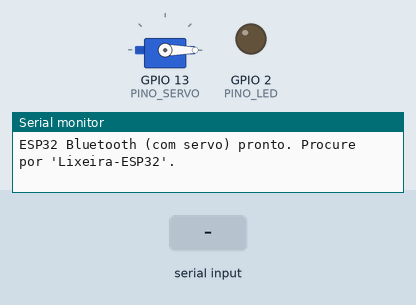
This sketch was run on a simulated ESP32. Parts: servo, output pins drawn as LEDs (lit = HIGH), the last lines printed to the serial monitor. Inputs (shaded band) come from the test bench. Nothing arrives over Bluetooth unless stated.

Above: at 1.2 s.
1.3 s: "ABRIR\n" received over the second serial link
At 1.9 s:
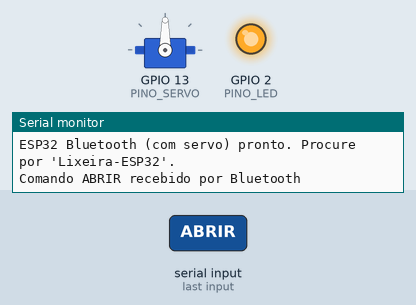
Timing chart, 0 to 4.3 s (numbered marks = the images above; inputs shaded):
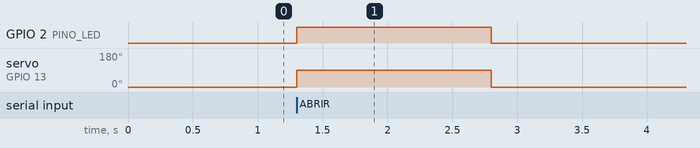

The sketch:

esp32_bluetooth_com_servo.ino
```cpp
/*
  ESP32 - BLUETOOTH - MODO FINAL (COM SERVO MOTOR)

  Igual ao esp32_com_servo, mas recebe o comando por BLUETOOTH em vez do
  cabo USB. Use quando o servo ja estiver ligado e a lixeira for portatil.

  O que faz:
  - Cria um dispositivo Bluetooth chamado "Lixeira-ESP32"
  - Quando recebe uma linha que comeca com "ABRIR", move o servo para
    "abrir" por 1,5 segundo e volta para "fechado". O LED acende junto.
  - Responde "OK: compartimento acionado" por Bluetooth

  Ligacao do servo SG90 (3 fios):
  - Fio marrom/preto    -> GND do ESP32
  - Fio vermelho        -> 5V (pino VIN) do ESP32
  - Fio laranja/amarelo -> GPIO 13 (sinal; troque PINO_SERVO se usar outro)
  Com power bank, o servo costuma funcionar bem; se o ESP32 reiniciar ao
  mexer o servo, use uma fonte de 5V mais forte (GND em comum).

  Biblioteca necessaria (Ferramentas > Gerenciar Bibliotecas):
  - ESP32Servo (autor: Kevin Harrington)

  IMPORTANTE:
  - Funciona so no ESP32 "classico". Os modelos S2, S3 e C3 NAO tem esse
    tipo de Bluetooth.
  - Se der erro "Sketch too big": Ferramentas > Partition Scheme >
    "Huge APP (3MB No OTA/1MB SPIFFS)".

  Como gravar e como parear no Windows: veja o cabecalho do arquivo
  esp32_bluetooth_teste_led.ino (os passos sao os mesmos).

  Observacao: o .ino precisa ficar dentro de uma pasta com o mesmo nome
  (esp32_bluetooth_com_servo).
*/

#include "BluetoothSerial.h"
#include <ESP32Servo.h>

#if !defined(CONFIG_BT_ENABLED) || !defined(CONFIG_BLUEDROID_ENABLED)
#error "Bluetooth nao esta habilitado nesta placa. Use um ESP32 classico (Dev Module)."
#endif

BluetoothSerial SerialBT;
Servo servoCompartimento;

const int PINO_SERVO = 13;
const int PINO_LED = 2;        // LED azul embutido
const int ANGULO_FECHADO = 0;   // ajuste conforme a montagem fisica
const int ANGULO_ABERTO = 90;   // ajuste conforme a montagem fisica

String bufferEntrada = "";

void abrirCompartimento() {
  digitalWrite(PINO_LED, HIGH);
  servoCompartimento.write(ANGULO_ABERTO);
  delay(1500);
  servoCompartimento.write(ANGULO_FECHADO);
  digitalWrite(PINO_LED, LOW);
}

void setup() {
  Serial.begin(115200);
  pinMode(PINO_LED, OUTPUT);
  digitalWrite(PINO_LED, LOW);

  servoCompartimento.attach(PINO_SERVO);
  servoCompartimento.write(ANGULO_FECHADO);

  SerialBT.begin("Lixeira-ESP32");
  Serial.println("ESP32 Bluetooth (com servo) pronto. Procure por 'Lixeira-ESP32'.");
}

void loop() {
  while (SerialBT.available() > 0) {
    char caractere = SerialBT.read();

    if (caractere == '\n') {
      bufferEntrada.trim();

      if (bufferEntrada.startsWith("ABRIR")) {
        Serial.println("Comando ABRIR recebido por Bluetooth");
        abrirCompartimento();
        SerialBT.println("OK: compartimento acionado");
      }

      bufferEntrada = "";
    } else {
      bufferEntrada += caractere;
    }
  }
}
```

Measured:
- after the input at 1.3 s, GPIO 2 (PINO_LED): LOW → HIGH at once, → LOW 1.5 s later; servo on GPIO 13 (PINO_SERVO): 0° → 90° at once, → 0° 1.5 s later
